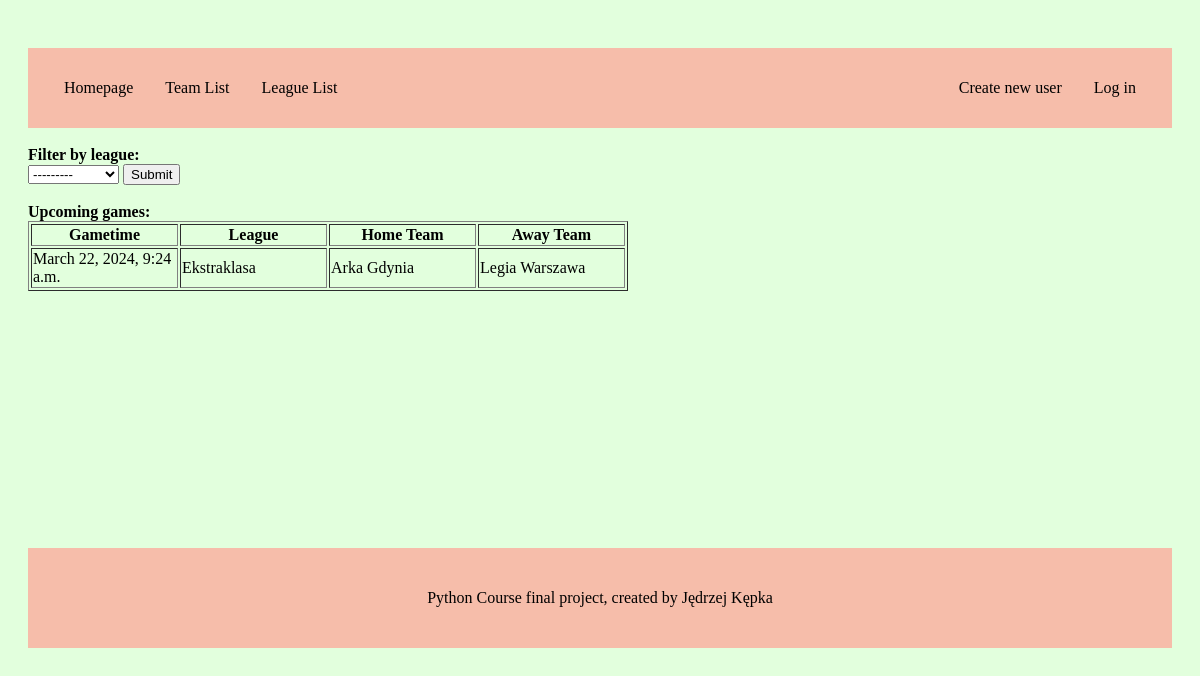
The page / on the database its author committed.
### bettingApp/models.py (models this page shows, shortened)
class Game(models.Model):
    league = models.ForeignKey(League, default=None, on_delete=models.CASCADE)
    homeTeam = models.ForeignKey(Team, default=1, related_name='home_games', on_delete=models.CASCADE)
    awayTeam = models.ForeignKey(Team, default=2, related_name='away_games', on_delete=models.CASCADE)
    gametime = models.DateTimeField(null=True, blank=True)
    score = models.IntegerField(choices=CHOICES, default=None, null=True, blank=True)

class League(models.Model):
    name = models.CharField(max_length=50)
    country = models.ForeignKey(Country, default=None, on_delete=models.CASCADE)
    def __str__(self):
        return f"{self.name}"

class Team(models.Model):
    name = models.CharField(max_length=50)
    league = models.ManyToManyField(League)

### bettingApp/views.py (the view, shortened to what this page needs)
# urls.py: path("", views.HomePage.as_view(), name="home"),
class HomePage(View):
    def get(self, request):
        games = Game.objects.filter(gametime__gt=datetime.now()).order_by('gametime')
        leagues = League.objects.all()
        form = GameFilterForm()
        form2 = BetForm()
        return render(request, 'home.html', {'games': games, 'leagues': leagues, 'form': form, 'form2': form2})

### bettingApp/forms.py
class GameFilterForm(forms.ModelForm):
    class Meta:
        model = Game
        fields = {'league'}

class BetForm(forms.ModelForm):
    def __init__(self, *args, **kwargs):
        super().__init__(*args, **kwargs)
        self.fields['score'].choices = [(value, label) for value, label in self.fields['score'].choices if value or value == 0]
    class Meta:
        model = Bet
        fields = ['score']
        widgets = {
            'score': forms.RadioSelect()
        }

### templates/home.html (shortened to what this page needs)
{% extends 'base.html' %}
{% block content %}
    <br>
    <strong>Filter by league:</strong>
    <br>
    <form method="post" style="display: inline;">
    {{ form.league }}
    <button type="submit">Submit</button>
    </form> <br> <br>
    <strong>Upcoming games:</strong> <br>
    <table border="1" width="600">
        <tr>
            <th width="20%" height="10px">Gametime</th>
            <th width="20%" height="10px">League</th>
            <th width="20%" height="10px">Home Team</th>
            <th width="20%" height="10px">Away Team</th>
        </tr>
        {% for game in games %}
            <tr>
                <td height="30px">{{ game.gametime }}</td>
                <td height="30px">{{ game.league.name }}</td>
                <td height="30px">{{ game.homeTeam.name }}</td>
                <td height="30px">{{ game.awayTeam.name }}</td>
            </tr>
        {% endfor %}
    </table>
{% endblock %}

### bettingApp/static/superview2.css (style rules this page uses)
.container { display: flex; flex-direction: column; min-height: calc(100vh - 200px); background-color: rgba(213, 255, 205, 0.68); padding: 40px 20px; }

### rows shown on the page
Game: gametime "March 22, 2024, 9:24 a.m.", league.name "Ekstraklasa", homeTeam.name "Arka Gdynia", awayTeam.name "Legia Warszawa"
